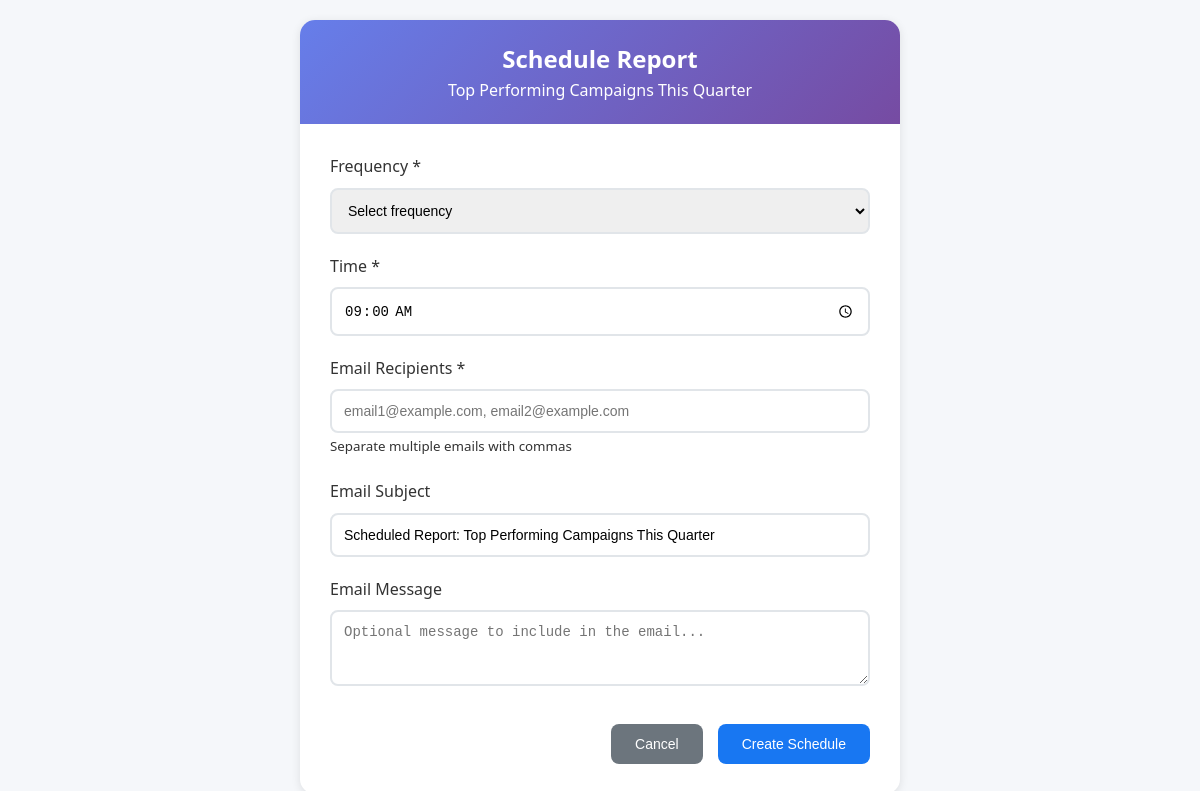
Screenshot of /schedule_report.php?report_id=1 (signed in) with the database file from the repository.
### tables this page shows
CREATE TABLE IF NOT EXISTS `saved_reports` (
    `id` int(11) NOT NULL AUTO_INCREMENT,
    `name` varchar(255) NOT NULL,
    `description` text,
    `filters_json` text NOT NULL,
    `custom_view` varchar(50) DEFAULT 'all',
    `created_by` int(11) NOT NULL,
    `is_public` boolean DEFAULT FALSE,
    `is_active` boolean DEFAULT TRUE,
    `created_at` timestamp DEFAULT CURRENT_TIMESTAMP,
    `updated_at` timestamp DEFAULT CURRENT_TIMESTAMP ON UPDATE CURRENT_TIMESTAMP,
    PRIMARY KEY (`id`)
);

### schedule_report.php (the view, shortened to what this page needs)
<?php
$host = 'localhost';
$dbname = 'report-database';
$username = 'root';
$password = '';
try {
    $pdo = new PDO("mysql:host=$host;dbname=$dbname", $username, $password);
    $pdo->setAttribute(PDO::ATTR_ERRMODE, PDO::ERRMODE_EXCEPTION);
} catch(PDOException $e) {
    die("Connection failed: " . $e->getMessage());
}
$admin_id = $_SESSION['admin_id'];
$report_id = $_GET['report_id'] ?? '';
$report = null;
if (!empty($report_id)) {
    try {
        $stmt = $pdo->prepare("SELECT * FROM saved_reports WHERE id = ? AND (created_by = ? OR is_public = 1 OR id IN (SELECT report_id FROM report_sharing WHERE shared_with_admin_id = ?))");
        $stmt->execute([$report_id, $admin_id, $admin_id]);
        $report = $stmt->fetch(PDO::FETCH_ASSOC);
    } catch(PDOException $e) {
        $error_message = "Error fetching report: " . $e->getMessage();
    }
}
?>
<!DOCTYPE html>
<html lang="en">
<head>
    <link rel="stylesheet" href="assets/css/style.css">
</head>
<body>
    <div class="schedule-container">
        <div class="schedule-header">
            <h2>Schedule Report</h2>
            <?php if ($report): ?>
                <p><?php echo htmlspecialchars($report['name']); ?></p>
            <?php endif; ?>
        </div>
        <div class="schedule-body">
            <?php if ($report): ?>
                <form method="POST">
                    <div class="form-group">
                        <label for="frequency">Frequency *</label>
                        <select name="frequency" id="frequency" required onchange="toggleFrequencyOptions()">
                            <option value="">Select frequency</option>
                        </select>
                    </div>
                    <div class="form-group">
                        <label for="time_of_day">Time *</label>
                        <input type="time" name="time_of_day" id="time_of_day" value="09:00" required>
                    </div>
                    <div class="form-group">
                        <label for="email_recipients">Email Recipients *</label>
                        <input type="text" name="email_recipients" id="email_recipients" placeholder="email1@example.com, email2@example.com" required>
                        <small>Separate multiple emails with commas</small>
                    </div>
                    <div class="form-group">
                        <label for="email_subject">Email Subject</label>
                        <input type="text" name="email_subject" id="email_subject" value="Scheduled Report: <?php echo htmlspecialchars($report['name']); ?>">
                    </div>
                    <div class="form-group">
                        <label for="email_message">Email Message</label>
                        <textarea name="email_message" id="email_message" rows="3" placeholder="Optional message to include in the email..."></textarea>
                    </div>
                    <div class="form-actions">
                        <button type="button" class="btn btn-secondary" onclick="window.close()">Cancel</button>
                        <button type="submit" class="btn btn-primary">Create Schedule</button>
                    </div>
                </form>
            <?php endif; ?>
        </div>
    </div>
</body>
</html>

### assets/css/style.css (style rules this page uses)
* { margin: 0; padding: 0; box-sizing: border-box; }
body { font-family: 'Segoe UI', Tahoma, Geneva, Verdana, sans-serif; line-height: 1.6; color: #333; background-color: #f5f7fa; }
.form-group { margin-bottom: 20px; }
.form-group label { display: block; margin-bottom: 8px; color: #555; font-weight: 500; }
.form-group input { width: 100%; padding: 12px 16px; border: 2px solid #e1e5e9; border-radius: 10px; font-size: 16px; transition: border-color 0.3s ease; }
.btn { padding: 10px 20px; border: none; border-radius: 8px; font-size: 14px; font-weight: 600; cursor: pointer; transition: all 0.3s ease; display: inline-flex; align-items: center; gap: 8px; }
.btn-primary { background: #1877f2; color: white; }
.btn-secondary { background: #6c757d; color: white; }
.form-group label { display: block; margin-bottom: 8px; font-weight: 500; color: #333; }
.form-group input, .form-group textarea { width: 100%; padding: 12px; border: 2px solid #e1e5e9; border-radius: 8px; font-size: 14px; box-sizing: border-box; }

### schedule_report.php (style rules this page uses)
body { margin: 0; padding: 20px; background: #f5f7fa; }
.schedule-container { max-width: 600px; margin: 0 auto; background: white; border-radius: 15px; box-shadow: 0 2px 10px rgba(0, 0, 0, 0.1); overflow: hidden; }
.schedule-header { background: linear-gradient(135deg, #667eea 0%, #764ba2 100%); color: white; padding: 20px; text-align: center; }
.schedule-body { padding: 30px; }
.form-group { margin-bottom: 20px; }
.form-group label { display: block; margin-bottom: 8px; font-weight: 500; color: #333; }
.form-group input, .form-group select, .form-group textarea { width: 100%; padding: 12px; border: 2px solid #e1e5e9; border-radius: 8px; font-size: 14px; }
.btn { padding: 12px 24px; border: none; border-radius: 8px; cursor: pointer; font-size: 14px; font-weight: 500; text-decoration: none; display: inline-block; text-align: center; }
.btn-primary { background: #1877f2; color: white; }
.btn-secondary { background: #6c757d; color: white; }
.form-actions { display: flex; gap: 15px; justify-content: flex-end; margin-top: 30px; }

### rows the page displays
saved_reports: name "Top Performing Campaigns This Quarter", email_subject "Scheduled Report: Top Performing Campaigns This Quarter"
